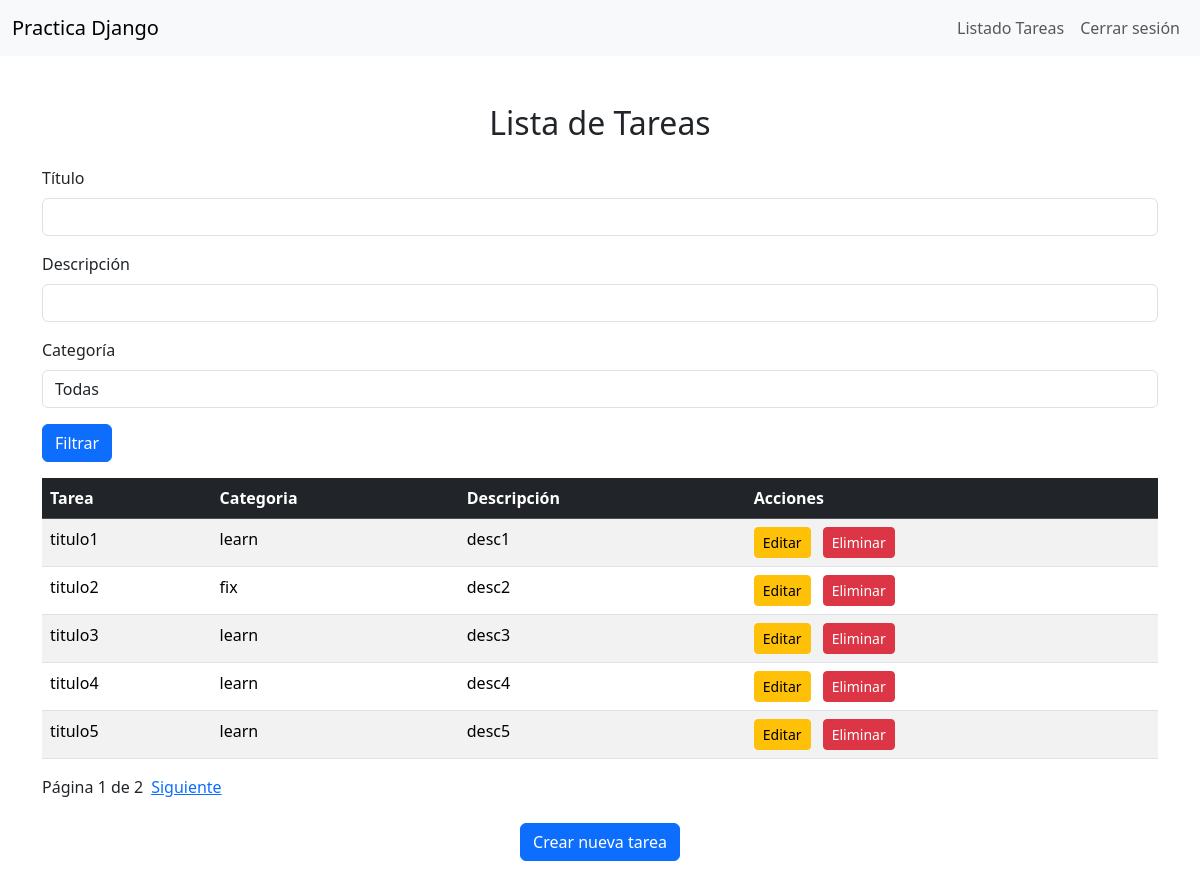
The app's page / (signed in) with its own data.
### tareas/models.py (models this page shows)
class Tarea(models.Model):
    titulo = models.CharField(max_length=100)
    descripcion = models.TextField()
    completada = models.BooleanField(default=False)
    fecha_creacion = models.DateTimeField(auto_now_add=True)
    categoria = models.ForeignKey(Categoria, on_delete=models.SET_NULL, null=True, blank=True, related_name='tareas')

### categorias/models.py (models this page shows, shortened)
class Categoria(models.Model):
    nombre = models.CharField(max_length=100)

### tareas/views.py (the view)
# urls.py: path('', views.listar_tareas, name='listar_tarea'),
def listar_tareas(request):
    titulo = request.GET.get('titulo', '') # el segundo param es por si no lo encuentra no de error
    descripcion = request.GET.get('descripcion', '')
    categoria_id = request.GET.get('categoria', '')
    tareas = Tarea.objects.select_related('categoria').all()
    if titulo:
        tareas = tareas.filter(titulo__icontains=titulo)  # filtro por titulo sin importar min/may
    if descripcion:
        tareas = tareas.filter(descripcion__icontains=descripcion)  # Filtro por descripcion, poco viable como filtro, ya que campo muy largo
    if categoria_id:
        tareas = tareas.filter(categoria__id=categoria_id)  # Filtro por categoria (suponiendo que categoria_id es un número)
    paginator = Paginator(tareas, 5)  # 5 tareas por página
    page_number = request.GET.get('page')
    page_obj = paginator.get_page(page_number)
    categorias = Categoria.objects.all()
    return render(request, 'listar_tareas.html', {
        'page_obj': page_obj,
        'titulo': titulo,
        'descripcion': descripcion,
        'categoria_id': categoria_id,
        'categorias': categorias
    })

### tareas/templates/listar_tareas.html (shortened to what this page needs)
{% extends 'base.html' %}
{% block content %}
    <div class="container mt-5">
        <h2 class="text-center mb-4">Lista de Tareas</h2>
        <form method="get" action="{% url 'listar_tarea' %}">
            <div class="mb-3">
                <label for="titulo" class="form-label">Título</label>
                <input type="text" class="form-control" id="titulo" name="titulo" value="{{ titulo }}">
            </div>
            <div class="mb-3">
                <label for="descripcion" class="form-label">Descripción</label>
                <input type="text" class="form-control" id="descripcion" name="descripcion" value="{{ descripcion }}">
            </div>
            <div class="mb-3">
                <label for="categoria" class="form-label">Categoría</label>
                <select class="form-control" id="categoria" name="categoria">
                    <option value="">Todas</option>
                </select>
            </div>
            <button type="submit" class="btn btn-primary mb-3">Filtrar</button>
        </form>
        <table class="table table-striped table-hover ">
            <thead class="table-dark">
                <tr>
                    <th scope="col">Tarea</th>
                    <th scope="col">Categoria</th>
                    <th scope="col">Descripción</th>
                    <th scope="col">Acciones</th>
                </tr>
            </thead>
            <tbody>
                {% for tarea in page_obj %}
                    <tr>
                        <td>{{ tarea.titulo }}</td>
                        <td>
                            {% if tarea.categoria %}
                                {{ tarea.categoria.nombre }}
                            {% else %}
                                Sin Categoría
                            {% endif %}
                        </td>
                        <td>{{ tarea.descripcion }}</td>
                        <td>
                            <a href="{% url 'actualizar_tarea' tarea.id %}" class="btn btn-sm btn-warning me-2">Editar</a>
                            <a href="{% url 'eliminar_tarea' tarea.id %}" class="btn btn-sm btn-danger">Eliminar</a>
                        </td>
                    </tr>
                {% endfor %}
            </tbody>
        </table>
        <div class="pagination">
            Página {{ page_obj.number }} de {{ page_obj.paginator.num_pages }}
            {% if page_obj.has_next %}
                <a href="?page={{ page_obj.next_page_number }}" class="ms-2">Siguiente</a>
            {% endif %}
        </div>
        <div class="text-center my-4">
            <a href="{% url 'crear_tarea' %}" class="btn btn-primary">Crear nueva tarea</a>
        </div>
    </div>
{% endblock %}

### records on screen
Tarea: titulo "titulo1", categoria.nombre "learn", descripcion "desc1"
Tarea: titulo "titulo2", categoria.nombre "fix", descripcion "desc2"
Tarea: titulo "titulo3", categoria.nombre "learn", descripcion "desc3"
Tarea: titulo "titulo4", categoria.nombre "learn", descripcion "desc4"
Tarea: titulo "titulo5", categoria.nombre "learn", descripcion "desc5"

### other values on screen
{{ page_obj.number }} "1"
{{ page_obj.paginator.num_pages }} "2"
